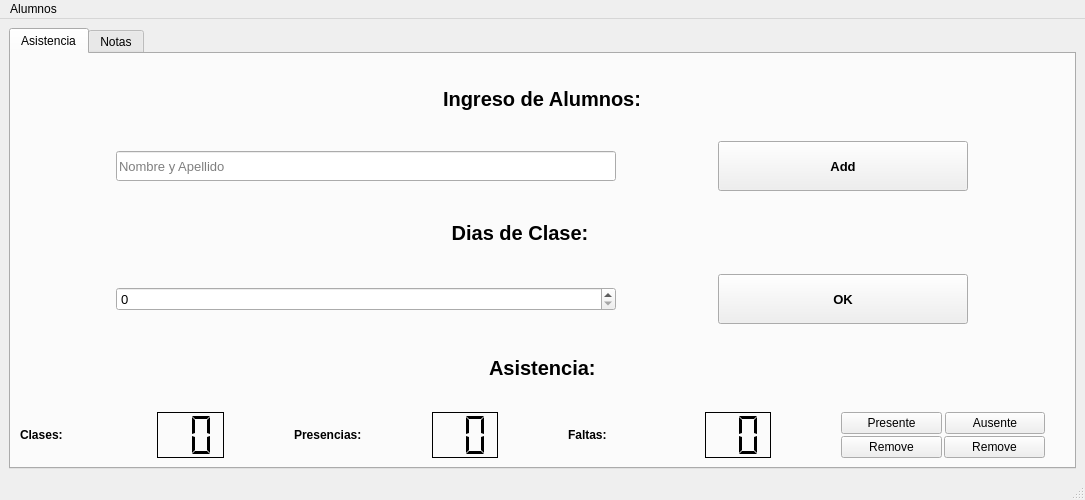
<?xml version="1.0" encoding="UTF-8"?>
<ui version="4.0">
 <class>MainWindow</class>
 <widget class="QMainWindow" name="MainWindow">
  <property name="geometry">
   <rect>
    <x>0</x>
    <y>0</y>
    <width>1085</width>
    <height>500</height>
   </rect>
  </property>
  <property name="maximumSize">
   <size>
    <width>16777215</width>
    <height>500</height>
   </size>
  </property>
  <property name="windowTitle">
   <string>MainWindow</string>
  </property>
  <property name="autoFillBackground">
   <bool>false</bool>
  </property>
  <property name="tabShape">
   <enum>QTabWidget::Rounded</enum>
  </property>
  <widget class="QWidget" name="centralwidget">
   <layout class="QVBoxLayout" name="verticalLayout">
    <item>
     <widget class="QTabWidget" name="Sistema">
      <property name="currentIndex">
       <number>0</number>
      </property>
      <widget class="QWidget" name="Asistencia">
       <attribute name="title">
        <string>Asistencia</string>
       </attribute>
       <layout class="QVBoxLayout" name="verticalLayout_2">
        <item>
         <layout class="QVBoxLayout" name="Ingreso_Alumnos">
          <item alignment="Qt::AlignHCenter">
           <widget class="QLabel" name="ingreso">
            <property name="maximumSize">
             <size>
              <width>400</width>
              <height>75</height>
             </size>
            </property>
            <property name="font">
             <font>
              <pointsize>15</pointsize>
              <weight>75</weight>
              <bold>true</bold>
              <underline>false</underline>
             </font>
            </property>
            <property name="layoutDirection">
             <enum>Qt::LeftToRight</enum>
            </property>
            <property name="text">
             <string>Ingreso de Alumnos:</string>
            </property>
            <property name="textFormat">
             <enum>Qt::AutoText</enum>
            </property>
            <property name="alignment">
             <set>Qt::AlignCenter</set>
            </property>
            <property name="margin">
             <number>20</number>
            </property>
           </widget>
          </item>
          <item>
           <layout class="QHBoxLayout" name="alumnos_layout">
            <item>
             <widget class="QLineEdit" name="input_name">
              <property name="maximumSize">
               <size>
                <width>500</width>
                <height>30</height>
               </size>
              </property>
              <property name="font">
               <font>
                <pointsize>10</pointsize>
                <underline>false</underline>
               </font>
              </property>
              <property name="placeholderText">
               <string>Nombre y Apellido</string>
              </property>
             </widget>
            </item>
            <item>
             <widget class="QPushButton" name="button_name">
              <property name="maximumSize">
               <size>
                <width>250</width>
                <height>50</height>
               </size>
              </property>
              <property name="font">
               <font>
                <pointsize>10</pointsize>
                <weight>75</weight>
                <bold>true</bold>
                <underline>false</underline>
               </font>
              </property>
              <property name="text">
               <string>Add</string>
              </property>
             </widget>
            </item>
           </layout>
          </item>
         </layout>
        </item>
        <item>
         <layout class="QVBoxLayout" name="Ingreso_Dias_Clase">
          <item>
           <widget class="QLabel" name="dias_totales">
            <property name="maximumSize">
             <size>
              <width>1000</width>
              <height>75</height>
             </size>
            </property>
            <property name="font">
             <font>
              <pointsize>15</pointsize>
              <weight>75</weight>
              <bold>true</bold>
              <underline>false</underline>
             </font>
            </property>
            <property name="text">
             <string>Dias de Clase:</string>
            </property>
            <property name="alignment">
             <set>Qt::AlignCenter</set>
            </property>
            <property name="margin">
             <number>20</number>
            </property>
           </widget>
          </item>
          <item>
           <layout class="QHBoxLayout" name="clases_layout">
            <item>
             <widget class="QSpinBox" name="clases_totales">
              <property name="maximumSize">
               <size>
                <width>500</width>
                <height>16777215</height>
               </size>
              </property>
              <property name="font">
               <font>
                <pointsize>10</pointsize>
                <underline>false</underline>
               </font>
              </property>
             </widget>
            </item>
            <item>
             <widget class="QPushButton" name="button_clases">
              <property name="maximumSize">
               <size>
                <width>250</width>
                <height>50</height>
               </size>
              </property>
              <property name="font">
               <font>
                <pointsize>10</pointsize>
                <weight>75</weight>
                <bold>true</bold>
                <underline>false</underline>
               </font>
              </property>
              <property name="text">
               <string>OK</string>
              </property>
             </widget>
            </item>
           </layout>
          </item>
         </layout>
        </item>
        <item>
         <layout class="QVBoxLayout" name="Asistencia_Alumno">
          <item alignment="Qt::AlignHCenter">
           <widget class="QLabel" name="asistencia">
            <property name="font">
             <font>
              <pointsize>15</pointsize>
              <weight>75</weight>
              <bold>true</bold>
             </font>
            </property>
            <property name="text">
             <string>Asistencia:</string>
            </property>
           </widget>
          </item>
          <item>
           <layout class="QHBoxLayout" name="asistencia_layout">
            <property name="spacing">
             <number>70</number>
            </property>
            <property name="leftMargin">
             <number>0</number>
            </property>
            <property name="topMargin">
             <number>0</number>
            </property>
            <property name="rightMargin">
             <number>20</number>
            </property>
            <item>
             <layout class="QHBoxLayout" name="Clase_Total">
              <item>
               <widget class="QLabel" name="total">
                <property name="font">
                 <font>
                  <weight>75</weight>
                  <bold>true</bold>
                 </font>
                </property>
                <property name="text">
                 <string>Clases:</string>
                </property>
                <property name="scaledContents">
                 <bool>false</bool>
                </property>
               </widget>
              </item>
              <item>
               <widget class="QLCDNumber" name="display_clases">
                <property name="maximumSize">
                 <size>
                  <width>100</width>
                  <height>50</height>
                 </size>
                </property>
                <property name="frameShape">
                 <enum>QFrame::Box</enum>
                </property>
                <property name="frameShadow">
                 <enum>QFrame::Plain</enum>
                </property>
                <property name="smallDecimalPoint">
                 <bool>false</bool>
                </property>
                <property name="digitCount">
                 <number>2</number>
                </property>
                <property name="segmentStyle">
                 <enum>QLCDNumber::Flat</enum>
                </property>
               </widget>
              </item>
             </layout>
            </item>
            <item>
             <layout class="QHBoxLayout" name="Presencias">
              <item>
               <widget class="QLabel" name="presentes">
                <property name="font">
                 <font>
                  <weight>75</weight>
                  <bold>true</bold>
                 </font>
                </property>
                <property name="text">
                 <string>Presencias:</string>
                </property>
               </widget>
              </item>
              <item>
               <widget class="QLCDNumber" name="display_presentes">
                <property name="maximumSize">
                 <size>
                  <width>100</width>
                  <height>50</height>
                 </size>
                </property>
                <property name="font">
                 <font>
                  <weight>50</weight>
                  <bold>false</bold>
                 </font>
                </property>
                <property name="frameShadow">
                 <enum>QFrame::Plain</enum>
                </property>
                <property name="smallDecimalPoint">
                 <bool>false</bool>
                </property>
                <property name="digitCount">
                 <number>2</number>
                </property>
                <property name="segmentStyle">
                 <enum>QLCDNumber::Flat</enum>
                </property>
               </widget>
              </item>
             </layout>
            </item>
            <item>
             <layout class="QHBoxLayout" name="Ausencias">
              <item>
               <widget class="QLabel" name="ausentes">
                <property name="font">
                 <font>
                  <weight>75</weight>
                  <bold>true</bold>
                 </font>
                </property>
                <property name="text">
                 <string>Faltas:</string>
                </property>
               </widget>
              </item>
              <item>
               <widget class="QLCDNumber" name="display_ausentes">
                <property name="maximumSize">
                 <size>
                  <width>100</width>
                  <height>50</height>
                 </size>
                </property>
                <property name="frameShadow">
                 <enum>QFrame::Plain</enum>
                </property>
                <property name="digitCount">
                 <number>2</number>
                </property>
                <property name="segmentStyle">
                 <enum>QLCDNumber::Flat</enum>
                </property>
               </widget>
              </item>
             </layout>
            </item>
            <item>
             <layout class="QVBoxLayout" name="BotonesAsistencia">
              <property name="spacing">
               <number>2</number>
              </property>
              <item>
               <layout class="QHBoxLayout" name="Add">
                <property name="spacing">
                 <number>3</number>
                </property>
                <item>
                 <widget class="QPushButton" name="add_presentes">
                  <property name="text">
                   <string>Presente</string>
                  </property>
                 </widget>
                </item>
                <item>
                 <widget class="QPushButton" name="add_ausentes">
                  <property name="text">
                   <string>Ausente</string>
                  </property>
                 </widget>
                </item>
               </layout>
              </item>
              <item>
               <layout class="QHBoxLayout" name="Remove">
                <item>
                 <widget class="QPushButton" name="remove_presentes">
                  <property name="text">
                   <string>Remove</string>
                  </property>
                 </widget>
                </item>
                <item>
                 <widget class="QPushButton" name="remove_ausentes">
                  <property name="text">
                   <string>Remove</string>
                  </property>
                 </widget>
                </item>
               </layout>
              </item>
             </layout>
            </item>
           </layout>
          </item>
         </layout>
        </item>
       </layout>
      </widget>
      <widget class="QWidget" name="Notas">
       <attribute name="title">
        <string>Notas</string>
       </attribute>
       <layout class="QVBoxLayout" name="verticalLayout_3">
        <item>
         <layout class="QVBoxLayout" name="alumno_layout">
          <item alignment="Qt::AlignHCenter">
           <widget class="QLabel" name="Alumno">
            <property name="maximumSize">
             <size>
              <width>250</width>
              <height>100</height>
             </size>
            </property>
            <property name="font">
             <font>
              <pointsize>12</pointsize>
              <weight>75</weight>
              <bold>true</bold>
              <underline>false</underline>
             </font>
            </property>
            <property name="text">
             <string>Alumno:</string>
            </property>
           </widget>
          </item>
          <item alignment="Qt::AlignHCenter">
           <widget class="QComboBox" name="alumnos">
            <property name="minimumSize">
             <size>
              <width>300</width>
              <height>0</height>
             </size>
            </property>
            <property name="maximumSize">
             <size>
              <width>800</width>
              <height>16777215</height>
             </size>
            </property>
            <property name="font">
             <font>
              <pointsize>12</pointsize>
              <underline>false</underline>
             </font>
            </property>
            <property name="frame">
             <bool>false</bool>
            </property>
           </widget>
          </item>
         </layout>
        </item>
        <item>
         <layout class="QHBoxLayout" name="notas_layout">
          <item>
           <widget class="QDoubleSpinBox" name="input_notas">
            <property name="maximumSize">
             <size>
              <width>300</width>
              <height>50</height>
             </size>
            </property>
            <property name="font">
             <font>
              <pointsize>10</pointsize>
             </font>
            </property>
            <property name="maximum">
             <double>10.000000000000000</double>
            </property>
            <property name="singleStep">
             <double>0.500000000000000</double>
            </property>
           </widget>
          </item>
          <item>
           <widget class="QPushButton" name="send">
            <property name="maximumSize">
             <size>
              <width>300</width>
              <height>16777215</height>
             </size>
            </property>
            <property name="font">
             <font>
              <pointsize>10</pointsize>
             </font>
            </property>
            <property name="text">
             <string>Enviar</string>
            </property>
            <property name="autoDefault">
             <bool>false</bool>
            </property>
            <property name="default">
             <bool>false</bool>
            </property>
            <property name="flat">
             <bool>false</bool>
            </property>
           </widget>
          </item>
         </layout>
        </item>
        <item>
         <layout class="QHBoxLayout" name="muestreo">
          <item>
           <layout class="QVBoxLayout" name="muestreo_2">
            <property name="leftMargin">
             <number>60</number>
            </property>
            <property name="rightMargin">
             <number>50</number>
            </property>
            <property name="bottomMargin">
             <number>20</number>
            </property>
            <item alignment="Qt::AlignHCenter">
             <widget class="QLabel" name="label_2">
              <property name="maximumSize">
               <size>
                <width>100</width>
                <height>50</height>
               </size>
              </property>
              <property name="font">
               <font>
                <pointsize>12</pointsize>
                <weight>75</weight>
                <bold>true</bold>
               </font>
              </property>
              <property name="text">
               <string>Notas:</string>
              </property>
             </widget>
            </item>
            <item alignment="Qt::AlignHCenter">
             <widget class="QListWidget" name="lista_notas">
              <property name="minimumSize">
               <size>
                <width>250</width>
                <height>0</height>
               </size>
              </property>
              <property name="maximumSize">
               <size>
                <width>300</width>
                <height>200</height>
               </size>
              </property>
             </widget>
            </item>
            <item>
             <layout class="QHBoxLayout" name="Promedio">
              <property name="spacing">
               <number>7</number>
              </property>
              <property name="leftMargin">
               <number>200</number>
              </property>
              <property name="rightMargin">
               <number>200</number>
              </property>
              <item alignment="Qt::AlignRight">
               <widget class="QLabel" name="label">
                <property name="maximumSize">
                 <size>
                  <width>150</width>
                  <height>50</height>
                 </size>
                </property>
                <property name="font">
                 <font>
                  <pointsize>10</pointsize>
                  <weight>75</weight>
                  <bold>true</bold>
                 </font>
                </property>
                <property name="text">
                 <string>Promedio:</string>
                </property>
               </widget>
              </item>
              <item alignment="Qt::AlignLeft">
               <widget class="QLCDNumber" name="display_promedio">
                <property name="minimumSize">
                 <size>
                  <width>100</width>
                  <height>30</height>
                 </size>
                </property>
                <property name="maximumSize">
                 <size>
                  <width>150</width>
                  <height>50</height>
                 </size>
                </property>
                <property name="font">
                 <font>
                  <pointsize>8</pointsize>
                  <weight>75</weight>
                  <italic>false</italic>
                  <bold>true</bold>
                 </font>
                </property>
                <property name="frameShadow">
                 <enum>QFrame::Plain</enum>
                </property>
                <property name="lineWidth">
                 <number>1</number>
                </property>
                <property name="smallDecimalPoint">
                 <bool>true</bool>
                </property>
                <property name="digitCount">
                 <number>3</number>
                </property>
                <property name="segmentStyle">
                 <enum>QLCDNumber::Flat</enum>
                </property>
                <property name="value" stdset="0">
                 <double>0.000000000000000</double>
                </property>
               </widget>
              </item>
             </layout>
            </item>
            <item alignment="Qt::AlignHCenter">
             <widget class="QPushButton" name="button_promedio">
              <property name="minimumSize">
               <size>
                <width>200</width>
                <height>0</height>
               </size>
              </property>
              <property name="maximumSize">
               <size>
                <width>200</width>
                <height>16777215</height>
               </size>
              </property>
              <property name="text">
               <string>Promedio</string>
              </property>
              <property name="default">
               <bool>true</bool>
              </property>
              <property name="flat">
               <bool>false</bool>
              </property>
             </widget>
            </item>
           </layout>
          </item>
         </layout>
        </item>
       </layout>
      </widget>
     </widget>
    </item>
   </layout>
  </widget>
  <widget class="QMenuBar" name="menubar">
   <property name="geometry">
    <rect>
     <x>0</x>
     <y>0</y>
     <width>1085</width>
     <height>25</height>
    </rect>
   </property>
   <widget class="QMenu" name="menuAlumnos">
    <property name="title">
     <string>Alumnos</string>
    </property>
   </widget>
   <addaction name="menuAlumnos"/>
  </widget>
  <widget class="QStatusBar" name="statusbar"/>
 </widget>
 <resources/>
 <connections/>
</ui>
